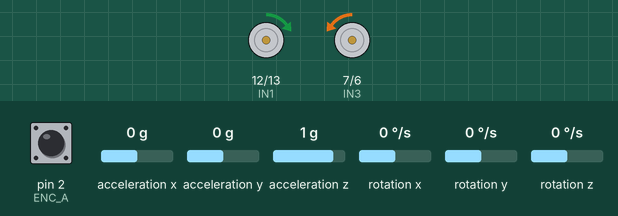
The sketch below on a simulated Arduino Uno, built with avr-gcc and run on an emulated ATmega328P. Parts: motor-driver pin pairs drawn as motors (green arrow = first pin HIGH = forward, orange = second pin HIGH = backward, longer = more drive, scaled by the enable pin). Wiring (inferred from the names in the program): MPU-6050 motion sensor at I2C address 0x68. The test bench sets the inputs (shaded band); at power-on: acceleration y 0 g, rotation x 0 °/s, acceleration z 1 g, pin 2 (ENC_A) HIGH, acceleration x 0 g, rotation y 0 °/s, rotation z 0 °/s. What the sketch prints to the serial monitor is not drawn.

Above: at 6.0 s.
6.1 s: acceleration y set to -1.4 g
At 6.7 s:
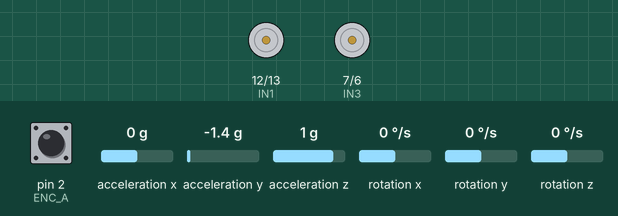
7.6 s: rotation x set to 119 °/s
9.6 s: rotation x set to 127 °/s
At 10.6 s:
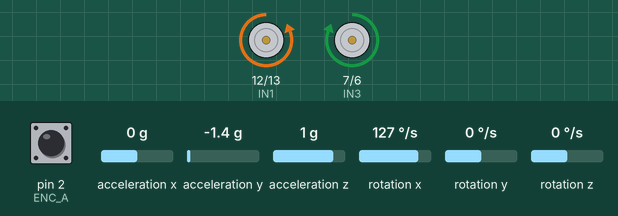
11.1 s: acceleration y set to -0.8 g
At 13.1 s:
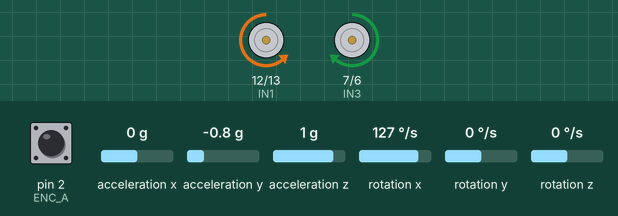
13.4 s: rotation x set to 192 °/s
At 15.1 s:
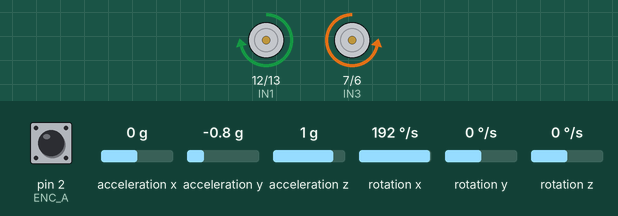
16.4 s: acceleration z set to -1.4 g
At 17.1 s:
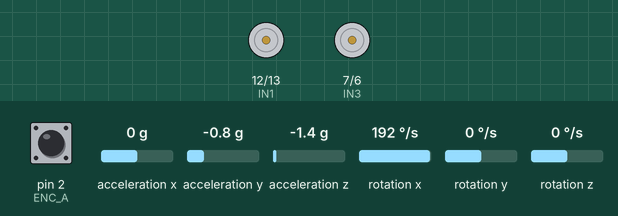
Timing chart, 0 to 18.9 s (numbered marks = the images above; inputs shaded):
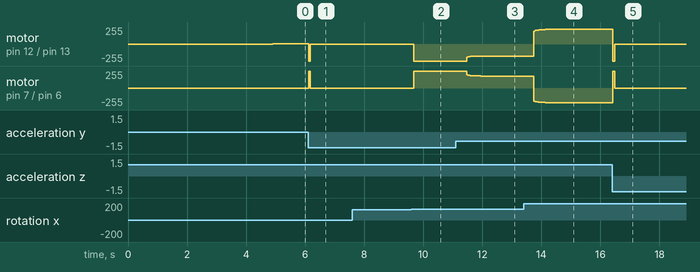

Measured:
- the behaviour switches between 122 and 123 °/s on rotation x (found by bisection; images 1 and 2)
- after the input at 6.1 s, motor on pin 12 (IN1) / pin 13 (IN2): forward 5/255 → stopped at once; motor on pin 7 (IN3) / pin 6 (IN4): backward 5/255 → stopped at once
- after the input at 7.6 s, every drawn part: stays the same
- after the input at 9.6 s, motor on pin 12 (IN1) / pin 13 (IN2): stopped → backward 255/255 after 0.08 s; motor on pin 7 (IN3) / pin 6 (IN4): stopped → forward 255/255 after 0.08 s
- after the input at 11.1 s, motor on pin 12 (IN1) / pin 13 (IN2): moves from backward 255/255 to backward 180/255 over 0.47 s, starting after 0.37 s; motor on pin 7 (IN3) / pin 6 (IN4): moves from forward 255/255 to forward 180/255 over 0.47 s, starting after 0.37 s
- after the input at 13.4 s, motor on pin 12 (IN1) / pin 13 (IN2): moves from backward 180/255 to forward 219/255 over 0.57 s, starting after 0.34 s; motor on pin 7 (IN3) / pin 6 (IN4): moves from forward 180/255 to backward 219/255 over 0.57 s, starting after 0.34 s
- after the input at 16.4 s, motor on pin 12 (IN1) / pin 13 (IN2): forward 219/255 → stopped at once; motor on pin 7 (IN3) / pin 6 (IN4): backward 219/255 → stopped at once

The sketch:

dual_loop_control.ino
```cpp
// ==================== 双环控制系统 ====================
// 角度环：5ms更新，仅Kp和Kd
// 速度环：10ms更新，仅Kp和Ki
// 输出：角度环 - 速度环

#include <MsTimer2.h>
#include "config.h"
#include "sensors.h"
#include "control.h"

// 定时器标志
volatile bool angle_flag = false;
volatile bool speed_flag = false;

// 定时器中断（5ms触发）
void timerISR() {
  // 每5ms同时触发角度环和速度环
  angle_flag = true;
  speed_flag = true;
}

void setup() {
  Serial.begin(9600);
  delay(100);  // 等待串口稳定

  Serial.println("\n========================================");
  Serial.println("   初始化开始...");
  Serial.println("========================================");

  // 初始化MPU6050
  Serial.print("1. 初始化MPU6050...");
  initMPU6050();
  delay(100);
  Serial.println(" 完成");

  // 测试MPU6050通信
  Serial.print("2. 测试MPU6050通信...");
  readMPU6050();
  Serial.print(" AcX="); Serial.print(AcX);
  Serial.print(" AcY="); Serial.print(AcY);
  Serial.print(" AcZ="); Serial.println(AcZ);

  // 初始化编码器
  Serial.print("3. 初始化编码器...");
  pinMode(ENC_A, INPUT_PULLUP);
  pinMode(ENC_B, INPUT_PULLUP);
  attachInterrupt(digitalPinToInterrupt(ENC_A), encoderISR, CHANGE);
  Serial.println(" 完成");

  // 初始化电机引脚
  Serial.print("4. 初始化电机引脚...");
  pinMode(IN1, OUTPUT);
  pinMode(IN2, OUTPUT);
  pinMode(IN3, OUTPUT);
  pinMode(IN4, OUTPUT);
  pinMode(PWM_A, OUTPUT);
  pinMode(PWM_B, OUTPUT);
  Serial.println(" 完成");

  // 等待传感器稳定
  Serial.print("5. 等待传感器稳定");
  for(int i = 0; i < 10; i++) {
    readMPU6050();
    calculateAngle();
    Serial.print(".");
    delay(100);
  }
  Serial.println(" 完成");

  Serial.print("6. 初始角度: ");
  Serial.print(angleX, 2);
  Serial.println(" 度");

  Serial.println("\n========================================");
  Serial.println("   双环控制系统启动成功");
  Serial.println("========================================");
  Serial.println("角度环: 5ms更新 (Kp + Kd)");
  Serial.println("速度环: 5ms更新 (Kp + Ki)");
  Serial.println("输出: 角度环 - 速度环");
  Serial.println();
  Serial.print("角度环参数 - Kp: "); Serial.print(kp_angle);
  Serial.print(" Kd: "); Serial.println(kd_angle);
  Serial.print("速度环参数 - Kp: "); Serial.print(kp_speed);
  Serial.print(" Ki: "); Serial.println(ki_speed);
  Serial.println("优化: 降低速度环参数，防止积分累积");
  Serial.println("========================================");
  Serial.println("请将小车放置在直立位置...");
  Serial.println("3秒后开始运行...");
  delay(3000);

  // 启动定时器（5ms间隔）- 在准备好后再启动
  Serial.print("7. 启动定时器...");
  MsTimer2::set(ANGLE_INTERVAL, timerISR);
  MsTimer2::start();
  Serial.println(" 完成");

  Serial.println("\n开始运行！\n");
}

void loop() {
  // 角度环控制（5ms）
  if (angle_flag) {
    angle_flag = false;

    readMPU6050();
    calculateAngle();
    angleControl();
    setMotor();
  }

  // 速度环控制（10ms）
  if (speed_flag) {
    speed_flag = false;

    calculateSpeed();
    speedControl();
  }

  // 状态输出（每秒一次）
  static unsigned long last_print = 0;
  if (millis() - last_print >= 1000) {
    last_print = millis();

    Serial.print("角度: "); Serial.print(angleX, 2);
    Serial.print(" | 角速度: "); Serial.print(gyroX, 2);
    Serial.print(" | 速度: "); Serial.print(current_speed, 1);
    Serial.print(" | 角度输出: "); Serial.print(angle_output, 1);
    Serial.print(" | 速度输出: "); Serial.print(speed_output, 1);
    Serial.print(" | 电机: "); Serial.println(motor_output);
  }
}
```

control.h
```cpp
// ==================== 控制模块 ====================
#ifndef CONTROL_H
#define CONTROL_H

#include "config.h"
#include "sensors.h"

// 角度环参数（仅Kp和Kd）- 使用grid_search_tuner的最佳参数
float kp_angle = 25.0;  // 从grid_search_tuner的BEST_KP_ANGLE
float kd_angle = 0.15;  // 从grid_search_tuner调整后的值
float angle_output = 0;

// 速度环参数（仅Kp和Ki）- 使用grid_search_tuner的最佳参数
float kp_speed = 1.5;   // 从grid_search_tuner的BEST_KP_SPEED
float ki_speed = 0.1;   // 从grid_search_tuner的BEST_KI_SPEED
float speed_setpoint = 0;
float speed_output = 0;
float speed_integral = 0;

// 最终输出
int motor_output = 0;

// 角度环控制（误差×Kp - Kd×角速度）
void angleControl() {
  float error = ANGLE_SETPOINT - angleX;
  angle_output = kp_angle * error - kd_angle * gyroX;
}

// 速度环控制（仅Kp和Ki）
void speedControl() {
  float error = speed_setpoint - current_speed;
  speed_integral += error * 0.01;  // 使用grid_search_tuner的时间常数

  // 积分限幅（参考grid_search_tuner）
  if (speed_integral > 200) speed_integral = 200;
  if (speed_integral < -200) speed_integral = -200;

  speed_output = kp_speed * error + ki_speed * speed_integral;

  // 输出限幅（不要过度限制）
  if (speed_output > 100) speed_output = 100;
  if (speed_output < -100) speed_output = -100;
}

// 设置电机输出
void setMotor() {
  // 倾角保护
  if (abs(angleX) > PROTECT_ANGLE) {
    motor_output = 0;
    speed_integral = 0;  // 清零积分，防止累积
    analogWrite(PWM_A, 0);
    analogWrite(PWM_B, 0);
    return;
  }

  // 最终输出 = 角度环 - 速度环
  motor_output = angle_output - speed_output;

  // 输出限幅
  if (motor_output > 255) motor_output = 255;
  if (motor_output < -255) motor_output = -255;

  // 电机A
  if (motor_output > 0) {
    digitalWrite(IN1, LOW);
    digitalWrite(IN2, HIGH);
  } else {
    digitalWrite(IN1, HIGH);
    digitalWrite(IN2, LOW);
  }
  analogWrite(PWM_A, abs(motor_output));

  // 电机B
  if (motor_output > 0) {
    digitalWrite(IN3, HIGH);
    digitalWrite(IN4, LOW);
  } else {
    digitalWrite(IN3, LOW);
    digitalWrite(IN4, HIGH);
  }
  analogWrite(PWM_B, abs(motor_output));
}

#endif
```

sensors.h
```cpp
// ==================== 传感器模块 ====================
#ifndef SENSORS_H
#define SENSORS_H

#include <Wire.h>
#include "config.h"

// MPU6050数据
int16_t AcX, AcY, AcZ, GyX, GyY, GyZ;
float angleX = 0;
float gyroX = 0;

// 编码器数据
volatile long enc_count = 0;
float current_speed = 0;

// 初始化MPU6050
void initMPU6050() {
  Wire.begin();
  Wire.beginTransmission(MPU_ADDR);
  Wire.write(0x6B);
  Wire.write(0);
  Wire.endTransmission(true);
}

// 读取MPU6050
void readMPU6050() {
  Wire.beginTransmission(MPU_ADDR);
  Wire.write(0x3B);
  Wire.endTransmission(false);
  Wire.requestFrom(MPU_ADDR, 14, true);

  AcX = Wire.read() << 8 | Wire.read();
  AcY = Wire.read() << 8 | Wire.read();
  AcZ = Wire.read() << 8 | Wire.read();
  Wire.read() << 8 | Wire.read();
  GyX = Wire.read() << 8 | Wire.read();
  GyY = Wire.read() << 8 | Wire.read();
  GyZ = Wire.read() << 8 | Wire.read();
}

// 计算角度（互补滤波）- 使用grid_search_tuner的时间常数
void calculateAngle() {
  float accel_angle = atan2(AcY, AcZ) * RAD_TO_DEG;
  gyroX = GyX / 131.0;
  angleX = 0.96 * (angleX + gyroX * 0.01) + 0.04 * accel_angle;  // 10ms时间常数
}

// 编码器中断
void encoderISR() {
  if (digitalRead(ENC_A) == digitalRead(ENC_B)) enc_count++;
  else enc_count--;
}

// 计算速度
void calculateSpeed() {
  static long last_count = 0;
  current_speed = enc_count - last_count;
  last_count = enc_count;
}

#endif
```

config.h
```cpp
// ==================== 硬件配置 ====================
#ifndef CONFIG_H
#define CONFIG_H

// MPU6050配置
const int MPU_ADDR = 0x68;

// 编码器引脚
const int ENC_A = 2;
const int ENC_B = 3;

// 电机驱动引脚
const int IN1 = 12;
const int IN2 = 13;
const int IN3 = 7;
const int IN4 = 6;
const int PWM_A = 9;
const int PWM_B = 10;

// 保护角度
const float PROTECT_ANGLE = 25.0;

// 平衡角度设定 - 使用grid_search_tuner的值
const float ANGLE_SETPOINT = -0.2;  // 从grid_search_tuner的angle_setpoint

// 定时器间隔
const int ANGLE_INTERVAL = 5;   // 5ms角度环
const int SPEED_INTERVAL = 10;  // 10ms速度环

#endif
```
